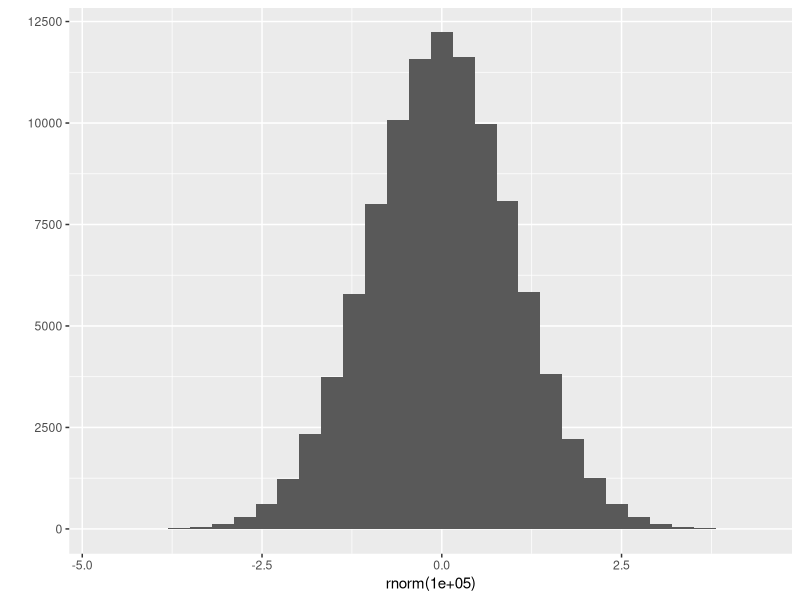
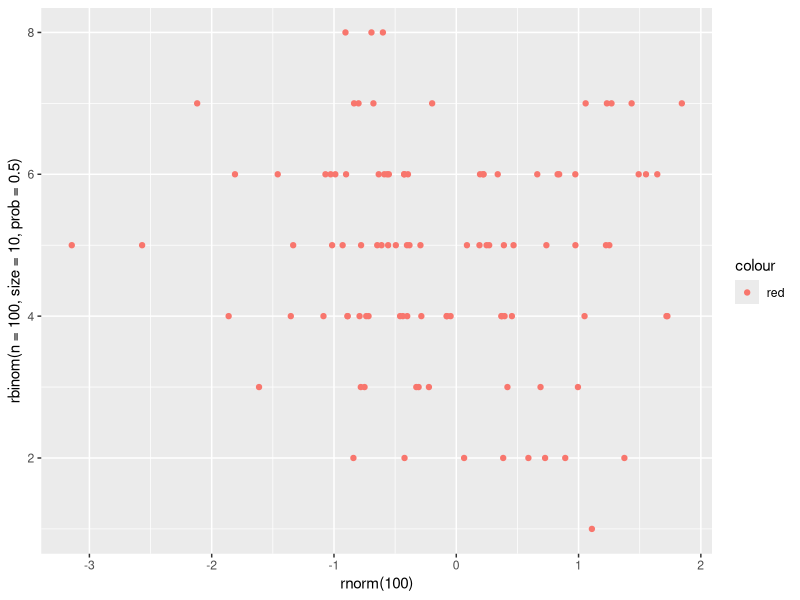
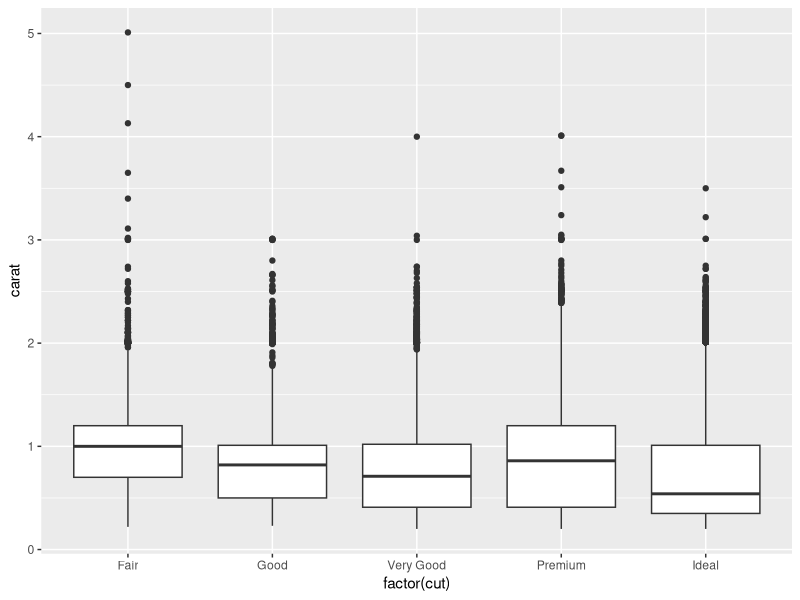

Reproduce these figures in R, in order.
## ---- chunk 1
library(ggplot2)
qplot(rnorm(100000))
qplot(rnorm(100),rbinom(n = 100,size = 10,prob = 0.5),color="red")
qplot(factor(cut),carat,data=diamonds,geom=c("boxplot"))
